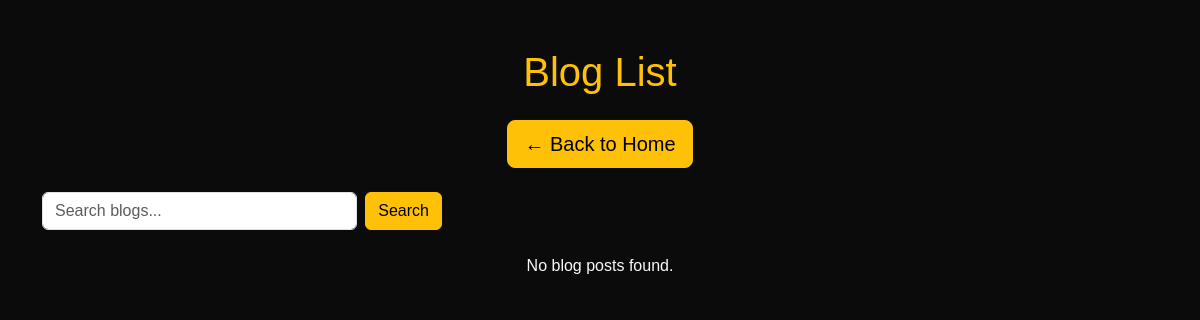
/blog/, run on an earlier commit of the app's database.
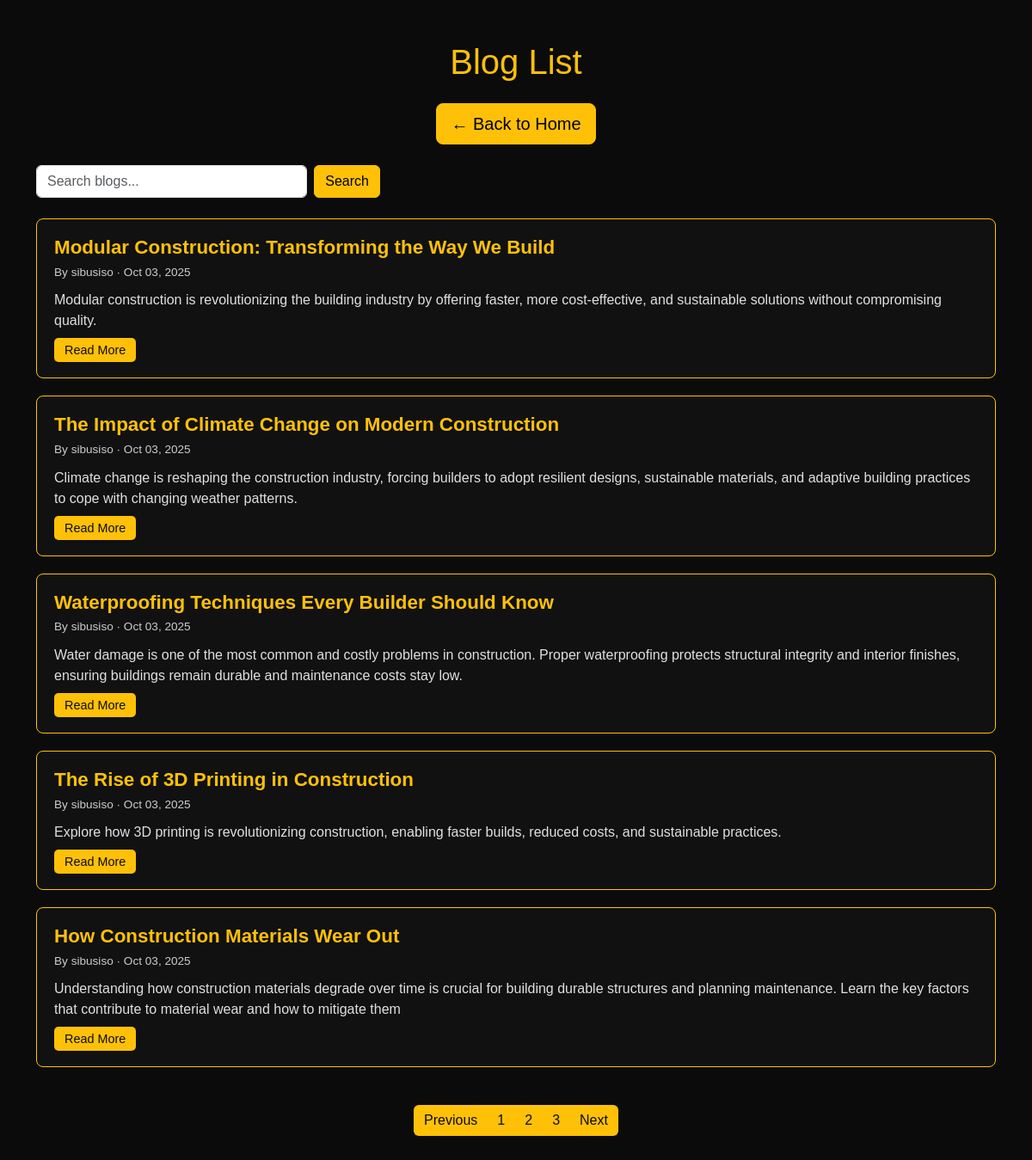
And on a later commit of the database.
### blog/models.py (models this page shows, shortened)
class Post(models.Model):
    image = models.ImageField(upload_to='posts/', default='construction.jpg')
    title = models.CharField(max_length=200)
    slug = models.SlugField(max_length=200, unique=False ,  blank=True)
    description = models.TextField(default='No description available.')
    content = RichTextField()
    author = models.ForeignKey(User, on_delete=models.CASCADE)
    created_at = models.DateTimeField(auto_now_add=True)

### blog/views.py (the view)
# urls.py: path('', BlogListView.as_view(), name='blog_list'),
class BlogListView(ListView):
    template_name = "blog_list.html"
    paginate_by = 5
    model = Post
    context_object_name = 'posts'
    ordering = ['-created_at']
    def get_queryset(self):
        qs = super().get_queryset()
        query = self.request.GET.get('q')
        if query:
            qs = qs.filter(title__icontains=query)
        return qs.order_by('-created_at')

### templates/blog_list.html (shortened to what this page needs)
{% load static %}
<!DOCTYPE html>
<html lang="en">
<head>
  <link href="https://cdn.jsdelivr.net/npm/bootstrap@5.3.3/dist/css/bootstrap.min.css" rel="stylesheet">
  <link rel="stylesheet" href="{% static 'styles/main.css' %}">
</head>
<body>
  <div class="container py-5">
    <h1 class="text-center mb-4">Blog List</h1>
    <div class="text-center mb-4">
      <a href="{% url 'home' %}" class="btn btn-warning btn-lg">← Back to Home</a>
    </div>
    <form class="d-flex justify-content-center search-bar mb-4" action="{% url 'blog_search' %}" method="get">
      <input class="form-control me-2" type="search" name="q" placeholder="Search blogs..." aria-label="Search">
      <button class="btn btn-warning" type="submit">Search</button>
    </form>
    <div class="row">
      {% for post in posts %}
        <div class="col-12">
          <div class="blog-card">
            <h2 class="blog-title">{{ post.title }}</h2>
            <p class="blog-meta">By {{ post.author }} · {{ post.created_at|date:"M d, Y" }}</p>
            <p class="blog-content">{{ post.description|truncatewords:30 }}</p>
            <a href="{% url 'blog_post' post.slug %}" class="blog-btn">Read More</a>
          </div>
        </div>
      {% empty %}
        <div class="col-12">
          <p class="text-center text-light">No blog posts found.</p>
        </div>
      {% endfor %}
    </div>
    {% if is_paginated %}
    <nav aria-label="Blog pagination">
      <ul class="pagination justify-content-center mt-4">
        {% if page_obj.has_previous %}
          <li class="page-item">
            <a class="page-link" href="?page={{ page_obj.previous_page_number }}" aria-label="Previous">Previous</a>
          </li>
        {% else %}
          <li class="page-item disabled"><a class="page-link" href="#" tabindex="-1" aria-disabled="true">Previous</a></li>
        {% endif %}
        {% for num in paginator.page_range %}
          {% if page_obj.number == num %}
            <li class="page-item active"><span class="page-link">{{ num }}</span></li>
          {% else %}
            <li class="page-item"><a class="page-link" href="?page={{ num }}">{{ num }}</a></li>
          {% endif %}
        {% endfor %}
        {% if page_obj.has_next %}
          <li class="page-item">
            <a class="page-link" href="?page={{ page_obj.next_page_number }}" aria-label="Next">Next</a>
          </li>
        {% else %}
          <li class="page-item disabled"><a class="page-link" href="#" tabindex="-1" aria-disabled="true">Next</a></li>
        {% endif %}
      </ul>
    </nav>
    {% endif %}
  </div>
</body>
</html>

What changed in the data, as far as the page shows it:
added Post: title "Modular Construction: Transforming the Way We Build", author "sibusiso", created_at "Oct 03, 2025", description "Modular construction is revolutionizing the building industry by offering faster, more cost-effective, and sustainable solutions without compromising quality."
added Post: title "The Impact of Climate Change on Modern Construction", author "sibusiso", created_at "Oct 03, 2025", description "Climate change is reshaping the construction industry, forcing builders to adopt resilient designs, sustainable materials, and adaptive building practices to cope with changing weather patterns."
added Post: title "Waterproofing Techniques Every Builder Should Know", author "sibusiso", created_at "Oct 03, 2025", description "Water damage is one of the most common and costly problems in construction. Proper waterproofing protects structural integrity and interior finishes, ensuring buildings remain durable and maintenance costs stay low."
added Post: title "The Rise of 3D Printing in Construction", author "sibusiso", created_at "Oct 03, 2025", description "Explore how 3D printing is revolutionizing construction, enabling faster builds, reduced costs, and sustainable practices."
added Post: title "How Construction Materials Wear Out", author "sibusiso", created_at "Oct 03, 2025", description "Understanding how construction materials degrade over time is crucial for building durable structures and planning maintenance. Learn the key factors that contribute to material wear and how to mitigate them"
Also different on the page:
text no longer shown: "No blog posts found."
text now shown: "Previous Next"
new list line: "1"
new list line: "2"
new list line: "3"
